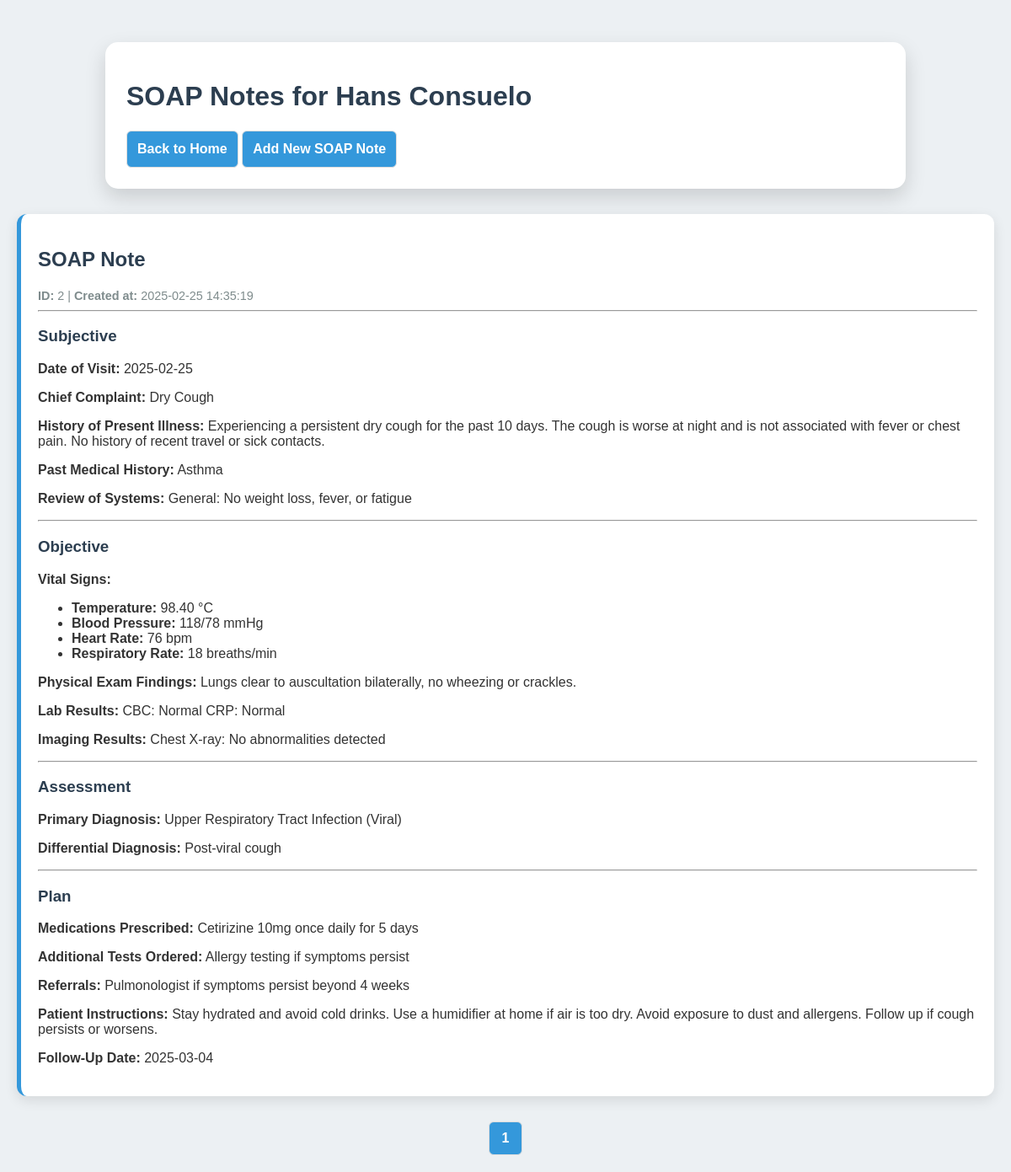
Page /view_soap.php?patient_id=3 on the committed database.
### tables this page shows
CREATE TABLE `patients` (
  `id` int NOT NULL,
  `name` varchar(255) NOT NULL,
  `dob` date DEFAULT NULL,
  `gender` enum('male','female') NOT NULL,
  `address` text NOT NULL,
  `phone_primary` varchar(20) NOT NULL,
  `phone_alternate` varchar(20) DEFAULT NULL,
  `email` varchar(255) NOT NULL
);

CREATE TABLE `soap_notes` (
  `id` int NOT NULL,
  `patient_id` int NOT NULL,
  `patient_name` varchar(255) NOT NULL,
  `date_of_visit` date NOT NULL,
  `chief_complaint` text NOT NULL,
  `history_present_illness` text NOT NULL,
  `past_medical_history` text,
  `family_history` text,
  `social_history` text,
  `review_of_systems` text,
  `temperature` decimal(5,2) DEFAULT NULL,
  `blood_pressure` varchar(10) DEFAULT NULL,
  `heart_rate` int DEFAULT NULL,
  `respiratory_rate` int DEFAULT NULL,
  `physical_exam_findings` text,
  `lab_results` text,
  `imaging_results` text,
  `primary_diagnosis` text,
  `differential_diagnosis` text,
  `medications_prescribed` text,
  `additional_tests` text,
  `referrals` text,
  `patient_instructions` text,
  `follow_up_date` date DEFAULT NULL,
  `created_at` timestamp NULL DEFAULT CURRENT_TIMESTAMP
);

### view_soap.php (the view, shortened to what this page needs)
<?php
require 'db.php';
try {
    $stmt = $pdo->query("SELECT id, name FROM patients");
    $patients = $stmt->fetchAll(PDO::FETCH_ASSOC);
    $patient_id = isset($_GET['patient_id']) ? (int)$_GET['patient_id'] : null;
    $page = isset($_GET['page']) ? (int)$_GET['page'] : 1;
    $notes_per_page = 10;
    $offset = ($page - 1) * $notes_per_page;
    if ($patient_id) {
        $stmt = $pdo->prepare("SELECT * FROM soap_notes WHERE patient_id = :patient_id ORDER BY created_at DESC LIMIT :offset, :limit");
        $stmt->bindParam(':patient_id', $patient_id, PDO::PARAM_INT);
        $stmt->bindParam(':offset', $offset, PDO::PARAM_INT);
        $stmt->bindParam(':limit', $notes_per_page, PDO::PARAM_INT);
        $stmt->execute();
        $soap_notes = $stmt->fetchAll(PDO::FETCH_ASSOC);
    } else {
        $soap_notes = [];
    }
} catch (PDOException $e) {
    die("Error: " . $e->getMessage());
}
?>
<!DOCTYPE html>
<html lang="en">
<head>
</head>
<body>
    <div class="container">
        <h1>SOAP Notes<?= $patient_id ? " for " . htmlspecialchars($patients[array_search($patient_id, array_column($patients, 'id'))]['name']) : "" ?></h1>
        <button onclick="window.location.href='index.php'">Back to Home</button>
        <?php if ($patient_id): ?>
            <button onclick="window.location.href='add_soap.php?patient_id=<?= htmlspecialchars($patient_id) ?>'">Add New SOAP Note</button>
        <?php endif; ?>
    </div>
    <?php if ($patient_id !== null): ?>
        <?php if (empty($soap_notes)): ?>
            <p>No SOAP notes available for this patient.</p>
        <?php else: ?>
            <?php foreach ($soap_notes as $note): ?>
                <div class="note">
                    <h2>SOAP Note</h2>
                    <small><strong>ID:</strong> <?= htmlspecialchars($note['id']) ?> | <strong>Created at:</strong> <?= htmlspecialchars($note['created_at']) ?></small>
                    <hr>
                    <h3>Subjective</h3>
                    <p><strong>Date of Visit:</strong> <?= htmlspecialchars($note['date_of_visit']) ?></p>
                    <p><strong>Chief Complaint:</strong> <?= htmlspecialchars($note['chief_complaint']) ?></p>
                    <p><strong>History of Present Illness:</strong> <?= htmlspecialchars($note['history_present_illness']) ?></p>
                    <p><strong>Past Medical History:</strong> <?= htmlspecialchars($note['past_medical_history']) ?></p>
                    <p><strong>Review of Systems:</strong> <?= htmlspecialchars($note['review_of_systems']) ?></p>
                    <hr>
                    <h3>Objective</h3>
                    <p><strong>Vital Signs:</strong></p>
                    <ul>
                        <li><strong>Temperature:</strong> <?= htmlspecialchars($note['temperature']) ?> °C</li>
                        <li><strong>Blood Pressure:</strong> <?= htmlspecialchars($note['blood_pressure']) ?> mmHg</li>
                        <li><strong>Heart Rate:</strong> <?= htmlspecialchars($note['heart_rate']) ?> bpm</li>
                        <li><strong>Respiratory Rate:</strong> <?= htmlspecialchars($note['respiratory_rate']) ?> breaths/min</li>
                    </ul>
                    <p><strong>Physical Exam Findings:</strong> <?= htmlspecialchars($note['physical_exam_findings']) ?></p>
                    <p><strong>Lab Results:</strong> <?= htmlspecialchars($note['lab_results']) ?></p>
                    <p><strong>Imaging Results:</strong> <?= htmlspecialchars($note['imaging_results']) ?></p>
                    <hr>
                    <h3>Assessment</h3>
                    <p><strong>Primary Diagnosis:</strong> <?= htmlspecialchars($note['primary_diagnosis']) ?></p>
                    <p><strong>Differential Diagnosis:</strong> <?= htmlspecialchars($note['differential_diagnosis']) ?></p>
                    <hr>
                    <h3>Plan</h3>
                    <p><strong>Medications Prescribed:</strong> <?= htmlspecialchars($note['medications_prescribed']) ?></p>
                    <p><strong>Additional Tests Ordered:</strong> <?= htmlspecialchars($note['additional_tests']) ?></p>
                    <p><strong>Referrals:</strong> <?= htmlspecialchars($note['referrals']) ?></p>
                    <p><strong>Patient Instructions:</strong> <?= htmlspecialchars($note['patient_instructions']) ?></p>
                    <p><strong>Follow-Up Date:</strong> <?= htmlspecialchars($note['follow_up_date']) ?></p>
                </div>
            <?php endforeach; ?>
            <?php
            $stmt = $pdo->prepare("SELECT COUNT(*) as total_notes FROM soap_notes WHERE patient_id = ?");
            $stmt->execute([$patient_id]);
            $totalNotes = $stmt->fetchColumn();
            $totalPages = ceil($totalNotes / $notes_per_page);
            ?>
            <div id='pagination'>
                <?php for ($i = 1; $i <= $totalPages; $i++): ?>
                    <a href='?patient_id=<?= $patient_id ?>&page=<?= $i ?>' class='<?= ($i == $page ? "active" : "") ?>'><?= $i ?></a>
                <?php endfor; ?>
            </div>
        <?php endif; ?>
    <?php endif; ?>
</body>
</html>

### view_soap.php (style rules this page uses)
body { font-family: 'Poppins', sans-serif; background: #ecf0f3; color: #333; margin: 0; padding: 20px; }
h1, h2, h3 { color: #2c3e50; }
.container { max-width: 900px; background: #fff; margin: 30px auto; padding: 25px; border-radius: 15px; box-shadow: 0px 10px 25px rgba(0, 0, 0, 0.15); transition: 0.3s ease-in-out; }
button { background-color: #3498db; color: white; font-size: 1em; font-weight: 600; padding: 10px 15px; border: none; border-radius: 6px; cursor: pointer; }
.note { background: #ffffff; border-left: 5px solid #3498db; padding: 20px; margin-bottom: 20px; border-radius: 12px; box-shadow: 0px 5px 15px rgba(0, 0, 0, 0.1); transition: all 0.3s ease-in-out; }
small { font-size: 0.9em; color: #7f8c8d; }
#pagination { text-align: center; margin-top: 30px; }
#pagination a { display: inline-block; text-decoration: none; background-color: #fff; color: #3498db; padding: 10px 15px; margin: 0 5px; border: 1px solid #ddd; border-radius: 6px; font-weight: bold; transition: all 0.3s ease-in-out; }
#pagination a.active { background-color: #3498db; color: #fff; }
select, button { padding: 12px; font-size: 1em; border: 1px solid #ddd; border-radius: 6px; }
button { background-color: #3498db; color: white; font-weight: bold; cursor: pointer; transition: background 0.3s ease-in-out; }

### rows in the picture
patients: name "Hans Consuelo"
soap_notes: id "2", created_at "2025-02-25 14:35:19", date_of_visit "2025-02-25", chief_complaint "Dry Cough", history_present_illness "Experiencing a persistent dry cough for the past 10 days. The cough is worse at night and is not associated with fever or chest pain. No history of recent travel or sick contacts.", past_medical_history "Asthma", review_of_systems "General: No weight loss, fever, or fatigue", temperature "98.40", blood_pressure "118/78", heart_rate "76", respiratory_rate "18", physical_exam_findings "Lungs clear to auscultation bilaterally, no wheezing or crackles.", lab_results "CBC: Normal CRP: Normal", imaging_results "Chest X-ray: No abnormalities detected", primary_diagnosis "Upper Respiratory Tract Infection (Viral)", differential_diagnosis "Post-viral cough", medications_prescribed "Cetirizine 10mg once daily for 5 days", additional_tests "Allergy testing if symptoms persist", referrals "Pulmonologist if symptoms persist beyond 4 weeks", patient_instructions "Stay hydrated and avoid cold drinks. Use a humidifier at home if air is too dry. Avoid exposure to dust and allergens. Follow up if cough persists or worsens.", follow_up_date "2025-03-04"
